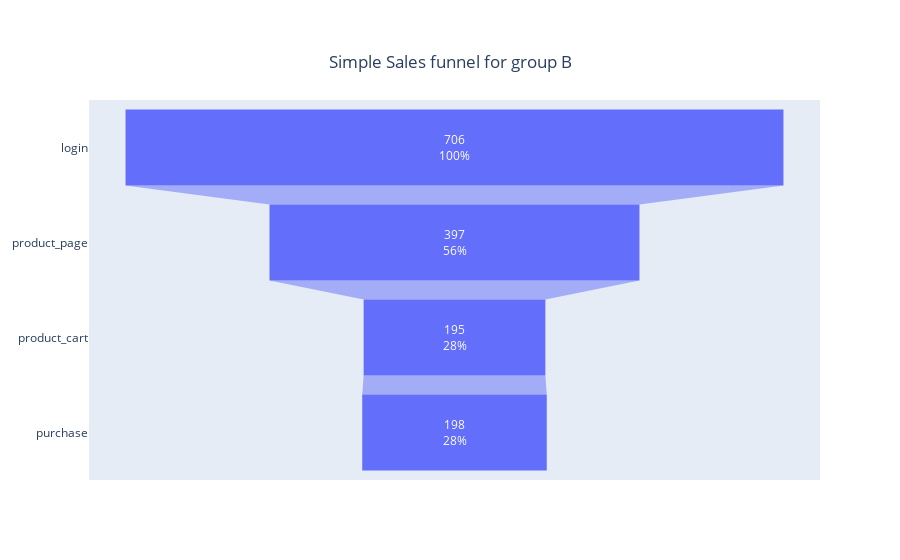

Notebook code for this chart:
### Markdown cell above
In the funnel above, we notice a slightly higher conversion rate into purchase than into product_cart. This is because, as we previously noted, users don't necessarily go to purchase from product_cart. 

Next, let's take a look at group B.

### Code cell
#get the unique users arriving at each stage for group B
users_login_B = recommender_B.query('event_name =="login"')['user_id'].nunique()
users_product_B = recommender_B.query('event_name =="product_page"')['user_id'].nunique()
users_cart_B = recommender_B.query('event_name =="product_cart"')['user_id'].nunique()
users_purchase_B = recommender_B.query('event_name =="purchase"')['user_id'].nunique()

#print the number
print('login:', users_login_B)
print('product_page:', users_product_B)
print('product_cart:', users_cart_B)
print('purchase:', users_purchase_B) 

#visualize the funnel
fig_B_2 = go.Figure(go.Funnel(
    y=["login", "product_page", "product_cart", "purchase"],
    x=[users_login_B, users_product_B,  users_cart_B, users_purchase_B],
    textposition="inside",
    textinfo="value+percent initial"
))

fig_B_2.update_layout(title={
    'text': "Simple Sales funnel for group B",
    'y': 0.9,
    'x': 0.5,
    'xanchor': 'center',
    'yanchor': 'top'})

fig_B_2.show()

### Figure 1 — Plotly figure (JSON) as saved in the notebook; plotly's stock layout.template omitted (floating-point values rounded to 4 significant figures)
{"data": [{"textinfo": "value+percent initial", "textposition": "inside", "type": "funnel", "x": [706, 397, 195, 198], "y": ["login", "product_page", "product_cart", "purchase"]}], "layout": {"title": {"text": "Simple Sales funnel for group B", "x": 0.5, "xanchor": "center", "y": 0.9, "yanchor": "top"}}}
